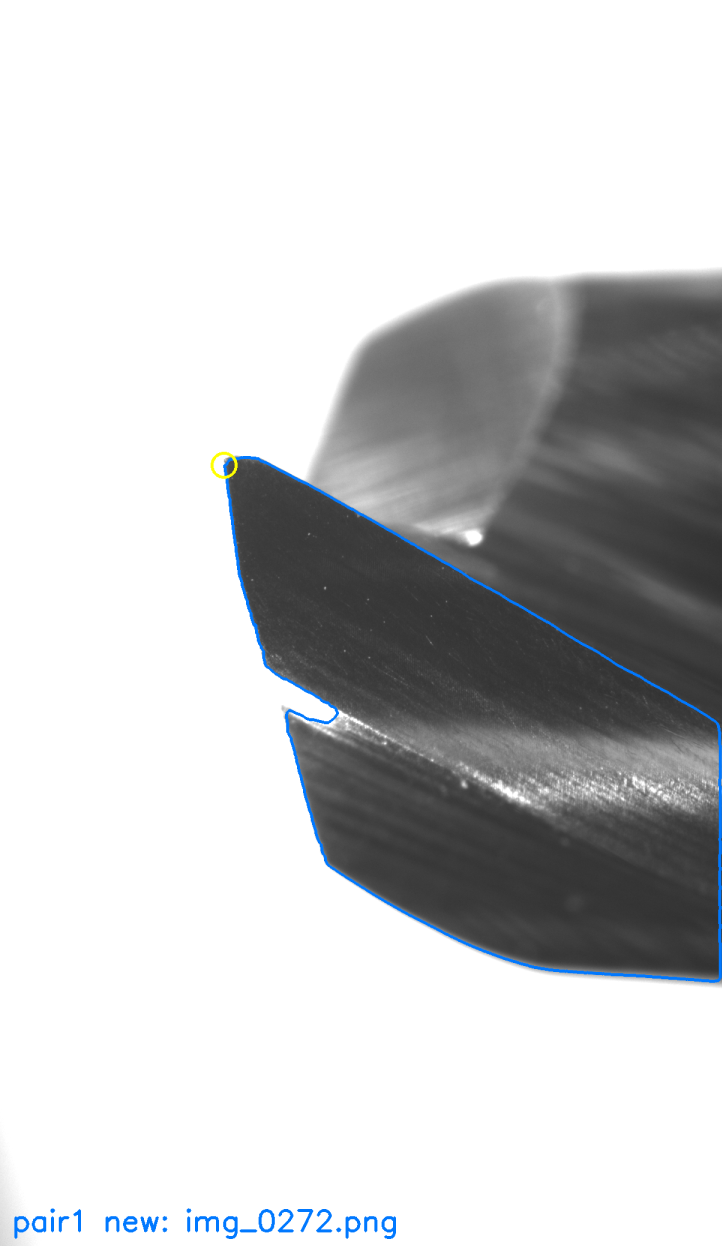
#> input picture side_ref_angle/(빛반사)uncoated_side_Test15/pair1_new_img_0272_outline.png, 722 x 1246 px; its folder holds only this picture in this run
$ python -i botface_pipeline.py   (imports and definitions only)   (older library calls are emulated)
#> lines starting #> are read from the running program, lines starting #| are printed output that depends on the picture
#> further down, picture is the input picture: shape (1246, 722, 3); mean B, G, R 203.4, 202.4, 201.4
# -*- coding: utf-8 -*-
"""
밑면(끝면) 공구 마모 측정 파이프라인 (ver3 코어)

우리가 개발/검증한 방식:
  1. 시퀀스 평균 → 바깥 원(OD) 피팅 → 회전축 + µm 스케일(공구 직경 기준)
  2. 새/마모 대표 프레임을 축 중심으로 회전 정렬 (ZNCC)
  3. 날마다 몸통 국소 정렬 (전역 프린지 제거)  [옵션]
  4. 날 몸통을 수직으로 세움
  5. 두 날(위/아래) 끝의 후퇴량 측정 → µm

한글 경로 안전(np.fromfile). GUI에서 함수로 호출한다.
"""
import os
import re
import glob
import math

import cv2
import numpy as np

FILE_PREFIX = 'img_'
FILE_EXT = '.png'


# ---------------- 한글 경로 안전 IO ----------------
# [18 lines left out: functions imread_unicode, imwrite_unicode, not called in this run]


def _natkey(p):
    nums = re.findall(r'\d+', os.path.basename(p))
    return (int(nums[0]) if nums else 0, os.path.basename(p))


# [133 lines left out: functions list_frames, average_sequence, fit_od, find_axis_scale, pick_frame, axis_crop and 1 more, not called in this run]


# ---------------- 3) 회전 정렬 (ZNCC) ----------------
def _zn(vec):
    v = vec.astype(np.float32)
    return (v - v.mean()) / (v.std() + 1e-6)


def _gradmag(img):
    """그라디언트 크기(에지 세기). 절대 밝기·저주파 조명얼룩에 불변."""
    f = cv2.GaussianBlur(img.astype(np.float32), (3, 3), 0)
    gx = cv2.Sobel(f, cv2.CV_32F, 1, 0, ksize=3)
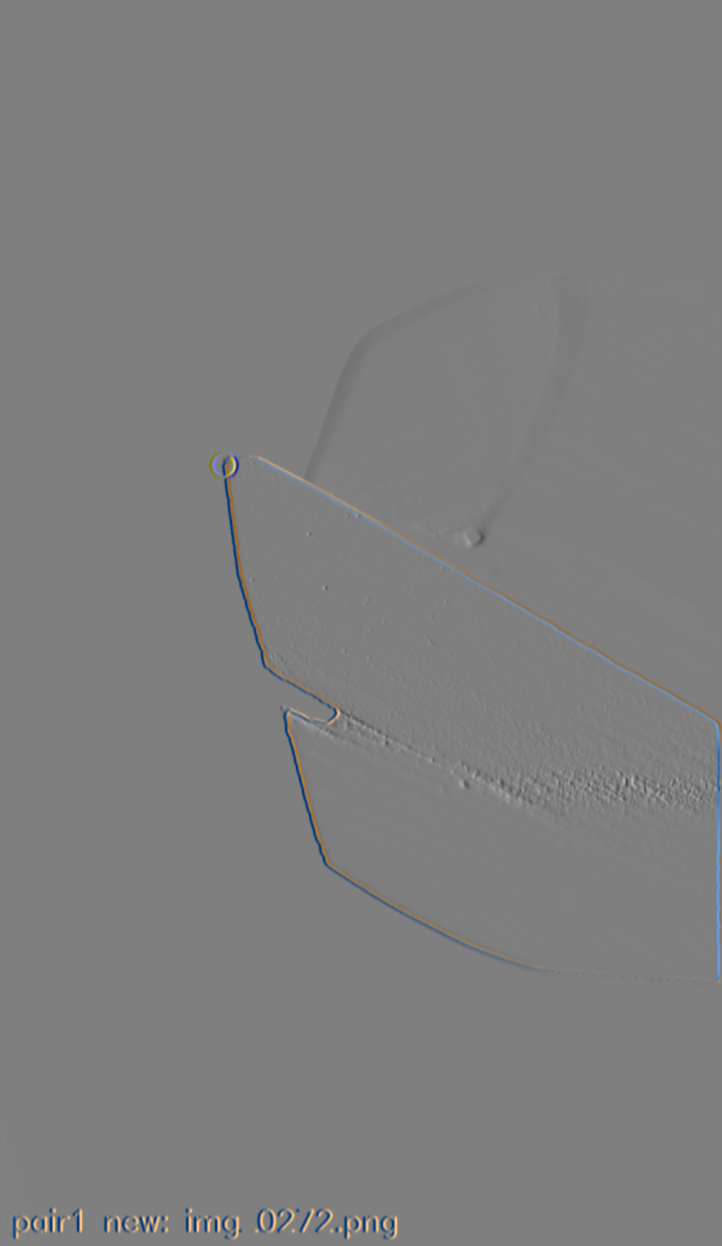
#> gx: shape (1246, 722, 3) float32; mean B, G, R -0.8, -1.1, -1.3; drawn with min black and max white
    gy = cv2.Sobel(f, cv2.CV_32F, 0, 1, ksize=3)
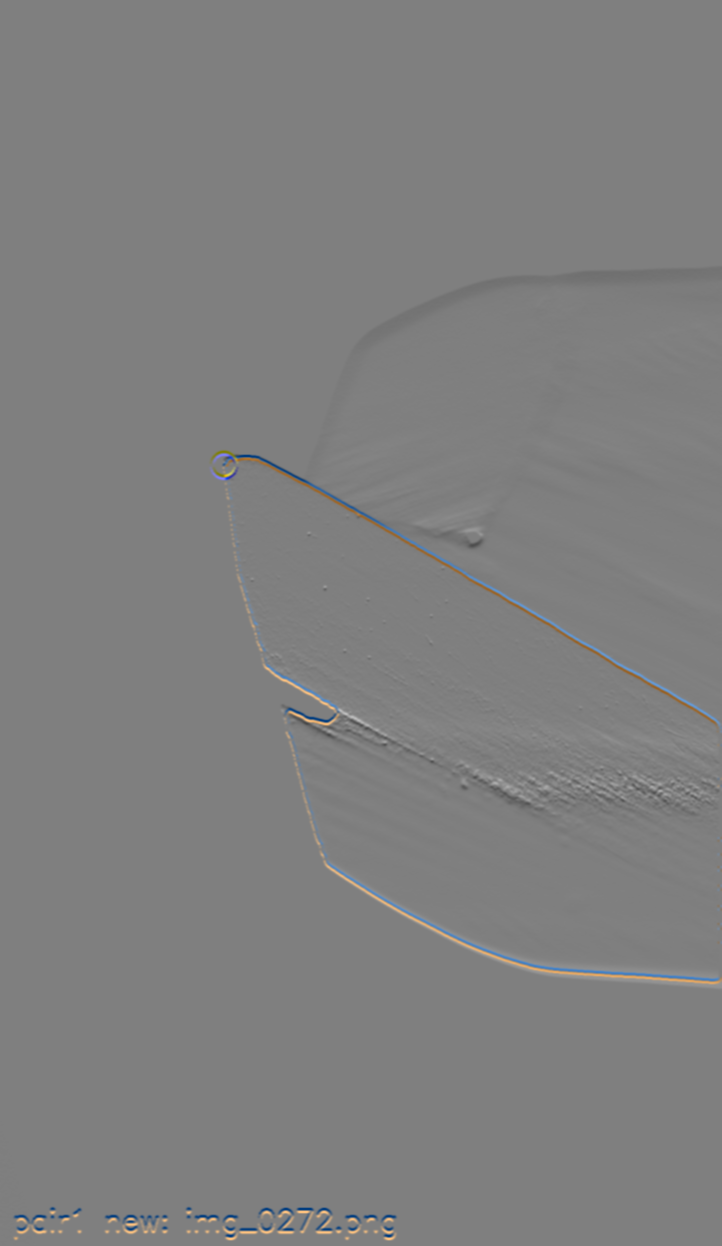
#> gy: shape (1246, 722, 3) float32; mean B, G, R 0, 0, 0; drawn with min black and max white
    return cv2.magnitude(gx, gy)
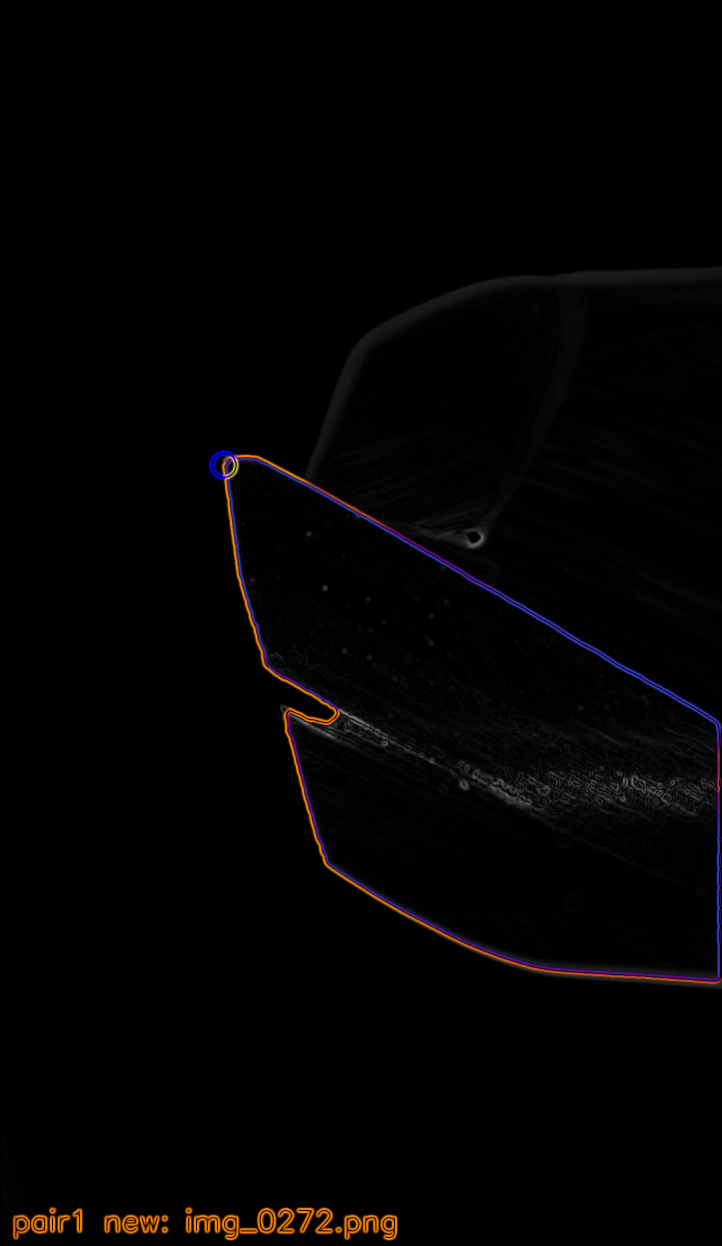
#> returned value: shape (1246, 722, 3) float32; mean of channels 0, 1, 2 7.8, 8.1, 11; drawn with min black and max white


# [230 lines left out: functions align_rotation, register_body, refine_blade_local, blade_deviation, verticalize, _outer_edge_radius and 2 more, not called in this run]


def _overlay(new_v, worn_v):
    z = np.zeros_like(new_v)
    return cv2.merge([z, worn_v, new_v])  # R=new, G=worn, 노랑=일치 (BGR: B=0,G=worn,R=new)


# [254 lines left out: functions _crop_tip, _band_of, _tex_band, _step_score, snake_edge, save_results and 1 more, not called in this run]

>>> import cv2
>>> picture = cv2.imread('side_ref_angle/(빛반사)uncoated_side_Test15/pair1_new_img_0272_outline.png')
>>> result = _gradmag(picture)
